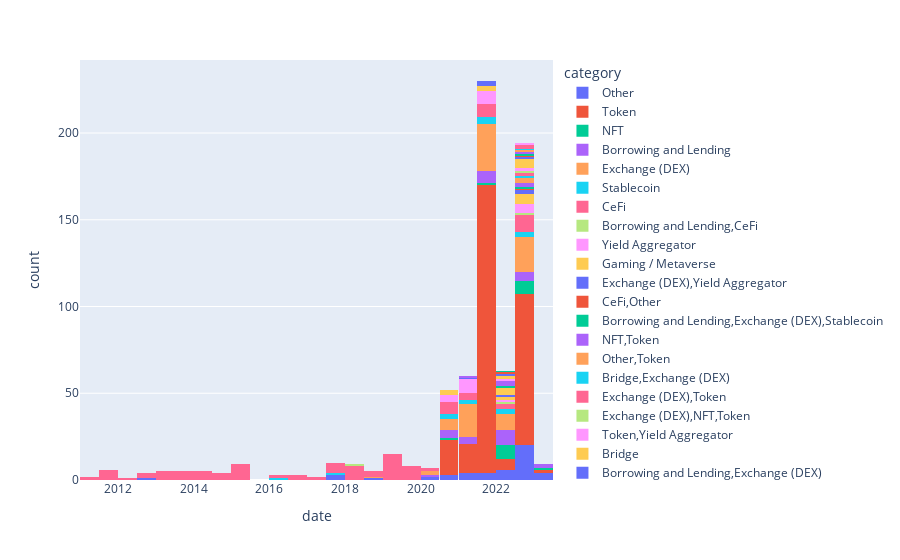

Source (notebook cell):
### Code cell
fig = px.histogram(df_rects, x="date", color="category").update_yaxes(categoryorder="total ascending")
fig.show()

### Figure 1 — Plotly figure (JSON) as saved in the notebook; plotly's stock layout.template omitted (floating-point values rounded to 4 significant figures; data arrays with more than 128 entries replaced by an {"elided": "..."} marker saying what was removed)
{"data": [{"alignmentgroup": "True", "bingroup": "x", "hovertemplate": "category=Other<br>date=%{x}<br>count=%{y}<extra></extra>", "legendgroup": "Other", "marker": {"color": "#636efa", "pattern": {"shape": ""}}, "name": "Other", "offsetgroup": "Other", "orientation": "v", "showlegend": true, "type": "histogram", "x": ["2023-01-19T00:00:00", "2023-01-03T00:00:00", "2023-01-03T00:00:00", "2023-01-03T00:00:00", "2022-12-31T00:00:00", "2022-12-26T00:00:00", "2022-12-14T00:00:00", "2022-12-04T00:00:00", "2022-11-18T00:00:00", "2022-11-10T00:00:00", "2022-10-27T00:00:00", "2022-10-19T00:00:00", "2022-10-11T00:00:00", "2022-09-18T00:00:00", "2022-09-08T00:00:00", "2022-09-04T00:00:00", "2022-08-03T00:00:00", "2022-07-27T00:00:00", "2022-07-23T00:00:00", "2022-07-08T00:00:00", "2022-07-07T00:00:00", "2022-07-06T00:00:00", "2022-07-02T00:00:00", "2022-07-01T00:00:00", "2022-06-11T00:00:00", "2022-06-09T00:00:00", "2022-05-06T00:00:00", "2022-04-28T00:00:00", "2022-03-15T00:00:00", "2022-02-08T00:00:00", "2021-11-26T00:00:00", "2021-10-30T00:00:00", "2021-10-14T00:00:00", "2021-08-10T00:00:00", "2021-06-23T00:00:00", "2021-06-18T00:00:00", "2021-03-05T00:00:00", "2021-02-13T00:00:00", "2020-11-11T00:00:00", "2020-09-13T00:00:00", "2020-08-30T00:00:00", "2020-02-11T00:00:00", "2020-01-19T00:00:00", "2018-12-27T00:00:00", "2017-11-08T00:00:00", "2017-07-19T00:00:00", "2017-07-01T00:00:00", "2012-09-19T00:00:00"], "xaxis": "x", "yaxis": "y"}, {"alignmentgroup": "True", "bingroup": "x", "hovertemplate": "category=Token<br>date=%{x}<br>count=%{y}<extra></extra>", "legendgroup": "Token", "marker": {"color": "#EF553B", "pattern": {"shape": ""}}, "name": "Token", "offsetgroup": "Token", "orientation": "v", "showlegend": true, "type": "histogram", "x": {"elided": "298 str values"}, "xaxis": "x", "yaxis": "y"}, {"alignmentgroup": "True", "bingroup": "x", "hovertemplate": "category=NFT<br>date=%{x}<br>count=%{y}<extra></extra>", "legendgroup": "NFT", "marker": {"color": "#00cc96", "pattern": {"shape": ""}}, "name": "NFT", "offsetgroup": "NFT", "orientation": "v", "showlegend": true, "type": "histogram", "x": ["2023-01-17T00:00:00", "2022-10-17T00:00:00", "2022-08-25T00:00:00", "2022-08-23T00:00:00", "2022-08-06T00:00:00", "2022-07-21T00:00:00", "2022-07-17T00:00:00", "2022-07-15T00:00:00", "2022-07-05T00:00:00", "2022-06-04T00:00:00", "2022-06-02T00:00:00", "2022-05-10T00:00:00", "2022-04-25T00:00:00", "2022-01-30T00:00:00", "2022-01-23T00:00:00", "2022-01-10T00:00:00", "2022-01-09T00:00:00", "2021-12-12T00:00:00", "2020-10-20T00:00:00"], "xaxis": "x", "yaxis": "y"}, {"alignmentgroup": "True", "bingroup": "x", "hovertemplate": "category=Borrowing and Lending<br>date=%{x}<br>count=%{y}<extra></extra>", "legendgroup": "Borrowing and Lending", "marker": {"color": "#ab63fa", "pattern": {"shape": ""}}, "name": "Borrowing and Lending", "offsetgroup": "Borrowing and Lending", "orientation": "v", "showlegend": true, "type": "histogram", "x": ["2023-01-15T00:00:00", "2023-01-12T00:00:00", "2022-12-10T00:00:00", "2022-11-02T00:00:00", "2022-10-18T00:00:00", "2022-09-06T00:00:00", "2022-07-16T00:00:00", "2022-06-16T00:00:00", "2022-05-14T00:00:00", "2022-05-13T00:00:00", "2022-04-30T00:00:00", "2022-04-02T00:00:00", "2022-03-15T00:00:00", "2022-03-15T00:00:00", "2022-02-06T00:00:00", "2022-01-27T00:00:00", "2021-11-05T00:00:00", "2021-09-30T00:00:00", "2021-09-21T00:00:00", "2021-09-10T00:00:00", "2021-08-31T00:00:00", "2021-08-19T00:00:00", "2021-08-18T00:00:00", "2021-05-27T00:00:00", "2021-05-18T00:00:00", "2021-04-19T00:00:00", "2021-03-04T00:00:00", "2020-12-18T00:00:00", "2020-11-26T00:00:00", "2020-11-15T00:00:00", "2020-11-06T00:00:00", "2020-11-04T00:00:00", "2020-04-19T00:00:00"], "xaxis": "x", "yaxis": "y"}, {"alignmentgroup": "True", "bingroup": "x", "hovertemplate": "category=Exchange (DEX)<br>date=%{x}<br>count=%{y}<extra></extra>", "legendgroup": "Exchange (DEX)", "marker": {"color": "#FFA15A", "pattern": {"shape": ""}}, "name": "Exchange (DEX)", "offsetgroup": "Exchange (DEX)", "orientation": "v", "showlegend": true, "type": "histogram", "x": ["2022-12-31T00:00:00", "2022-12-30T00:00:00", "2022-12-25T00:00:00", "2022-12-16T00:00:00", "2022-12-13T00:00:00", "2022-12-02T00:00:00", "2022-11-10T00:00:00", "2022-11-05T00:00:00", "2022-10-29T00:00:00", "2022-10-27T00:00:00", "2022-10-23T00:00:00", "2022-10-23T00:00:00", "2022-10-11T00:00:00", "2022-10-01T00:00:00", "2022-09-01T00:00:00", "2022-08-09T00:00:00", "2022-08-01T00:00:00", "2022-07-25T00:00:00", "2022-07-11T00:00:00", "2022-07-02T00:00:00", "2022-06-30T00:00:00", "2022-06-10T00:00:00", "2022-06-08T00:00:00", "2022-06-05T00:00:00", "2022-05-14T00:00:00", "2022-05-14T00:00:00", "2022-05-08T00:00:00", "2022-05-04T00:00:00", "2022-04-12T00:00:00", "2021-12-30T00:00:00", "2021-12-01T00:00:00", "2021-11-14T00:00:00", "2021-10-29T00:00:00", "2021-10-29T00:00:00", "2021-10-17T00:00:00", "2021-09-20T00:00:00", "2021-09-20T00:00:00", "2021-09-17T00:00:00", "2021-09-13T00:00:00", "2021-09-10T00:00:00", "2021-09-09T00:00:00", "2021-09-09T00:00:00", "2021-09-08T00:00:00", "2021-09-06T00:00:00", "2021-09-03T00:00:00", "2021-08-31T00:00:00", "2021-08-31T00:00:00", "2021-08-27T00:00:00", "2021-08-27T00:00:00", "2021-08-27T00:00:00", "2021-08-27T00:00:00", "2021-08-25T00:00:00", "2021-08-15T00:00:00", "2021-07-22T00:00:00", "2021-07-15T00:00:00", "2021-07-02T00:00:00", "2021-06-20T00:00:00", "2021-06-03T00:00:00", "2021-05-29T00:00:00", "2021-05-24T00:00:00", "2021-05-22T00:00:00", "2021-05-07T00:00:00", "2021-05-05T00:00:00", "2021-05-02T00:00:00", "2021-04-12T00:00:00", "2021-03-16T00:00:00", "2021-03-15T00:00:00", "2021-03-13T00:00:00", "2021-03-09T00:00:00", "2021-03-09T00:00:00", "2021-03-04T00:00:00", "2021-01-30T00:00:00", "2021-01-29T00:00:00", "2021-01-19T00:00:00", "2021-01-06T00:00:00", "2020-12-19T00:00:00", "2020-11-14T00:00:00", "2020-11-03T00:00:00", "2020-10-25T00:00:00", "2020-09-24T00:00:00", "2020-09-24T00:00:00", "2020-06-28T00:00:00", "2020-06-18T00:00:00", "2018-07-09T00:00:00"], "xaxis": "x", "yaxis": "y"}, {"alignmentgroup": "True", "bingroup": "x", "hovertemplate": "category=Stablecoin<br>date=%{x}<br>count=%{y}<extra></extra>", "legendgroup": "Stablecoin", "marker": {"color": "#19d3f3", "pattern": {"shape": ""}}, "name": "Stablecoin", "offsetgroup": "Stablecoin", "orientation": "v", "showlegend": true, "type": "histogram", "x": ["2022-12-23T00:00:00", "2022-08-14T00:00:00", "2022-07-28T00:00:00", "2022-05-08T00:00:00", "2022-04-18T00:00:00", "2022-03-23T00:00:00", "2021-09-10T00:00:00", "2021-08-30T00:00:00", "2021-08-12T00:00:00", "2021-07-14T00:00:00", "2021-05-23T00:00:00", "2021-01-07T00:00:00", "2020-12-17T00:00:00", "2020-11-26T00:00:00", "2020-11-23T00:00:00", "2017-11-19T00:00:00", "2016-06-17T00:00:00"], "xaxis": "x", "yaxis": "y"}, {"alignmentgroup": "True", "bingroup": "x", "hovertemplate": "category=CeFi<br>date=%{x}<br>count=%{y}<extra></extra>", "legendgroup": "CeFi", "marker": {"color": "#FF6692", "pattern": {"shape": ""}}, "name": "CeFi", "offsetgroup": "CeFi", "orientation": "v", "showlegend": true, "type": "histogram", "x": ["2022-12-20T00:00:00", "2022-12-14T00:00:00", "2022-12-03T00:00:00", "2022-11-28T00:00:00", "2022-11-01T00:00:00", "2022-10-17T00:00:00", "2022-10-13T00:00:00", "2022-10-07T00:00:00", "2022-09-08T00:00:00", "2022-07-04T00:00:00", "2022-05-07T00:00:00", "2022-01-17T00:00:00", "2022-01-08T00:00:00", "2021-12-11T00:00:00", "2021-12-04T00:00:00", "2021-11-28T00:00:00", "2021-08-29T00:00:00", "2021-08-29T00:00:00", "2021-08-19T00:00:00", "2021-07-09T00:00:00", "2021-07-05T00:00:00", "2021-06-23T00:00:00", "2021-06-22T00:00:00", "2021-04-22T00:00:00", "2021-02-20T00:00:00", "2020-12-26T00:00:00", "2020-12-21T00:00:00", "2020-09-25T00:00:00", "2020-09-09T00:00:00", "2020-09-08T00:00:00", "2020-07-31T00:00:00", "2020-07-11T00:00:00", "2020-05-14T00:00:00", "2020-02-05T00:00:00", "2019-12-16T00:00:00", "2019-11-27T00:00:00", "2019-11-08T00:00:00", "2019-08-17T00:00:00", "2019-07-12T00:00:00", "2019-07-08T00:00:00", "2019-07-04T00:00:00", "2019-07-04T00:00:00", "2019-06-26T00:00:00", "2019-06-17T00:00:00", "2019-06-11T00:00:00", "2019-06-03T00:00:00", "2019-06-02T00:00:00", "2019-05-22T00:00:00", "2019-05-07T00:00:00", "2019-05-02T00:00:00", "2019-03-29T00:00:00", "2019-03-26T00:00:00", "2019-03-25T00:00:00", "2019-03-24T00:00:00", "2019-02-20T00:00:00", "2019-02-04T00:00:00", "2019-01-26T00:00:00", "2018-10-28T00:00:00", "2018-10-20T00:00:00", "2018-09-14T00:00:00", "2018-06-19T00:00:00", "2018-06-10T00:00:00", "2018-05-21T00:00:00", "2018-04-21T00:00:00", "2018-04-12T00:00:00", "2018-02-19T00:00:00", "2018-02-10T00:00:00", "2018-01-26T00:00:00", "2017-12-19T00:00:00", "2017-12-06T00:00:00", "2017-10-02T00:00:00", "2017-09-21T00:00:00", "2017-09-10T00:00:00", "2017-07-26T00:00:00", "2017-06-03T00:00:00", "2017-04-22T00:00:00", "2016-10-15T00:00:00", "2016-08-02T00:00:00", "2016-08-02T00:00:00", "2016-05-10T00:00:00", "2016-04-01T00:00:00", "2015-05-22T00:00:00", "2015-02-18T00:00:00", "2015-02-15T00:00:00", "2015-02-14T00:00:00", "2015-02-10T00:00:00", "2015-02-09T00:00:00", "2015-01-28T00:00:00", "2015-01-27T00:00:00", "2015-01-04T00:00:00", "2014-10-19T00:00:00", "2014-08-15T00:00:00", "2014-07-29T00:00:00", "2014-07-13T00:00:00", "2014-03-16T00:00:00", "2014-03-15T00:00:00", "2014-03-04T00:00:00", "2014-03-02T00:00:00", "2014-02-24T00:00:00", "2013-11-29T00:00:00", "2013-11-11T00:00:00", "2013-10-26T00:00:00", "2013-10-23T00:00:00", "2013-07-01T00:00:00", "2013-06-01T00:00:00", "2013-05-10T00:00:00", "2013-04-26T00:00:00", "2013-04-01T00:00:00", "2013-03-28T00:00:00", "2012-09-05T00:00:00", "2012-07-13T00:00:00", "2012-07-04T00:00:00", "2012-05-11T00:00:00", "2011-10-28T00:00:00", "2011-10-05T00:00:00", "2011-09-01T00:00:00", "2011-08-08T00:00:00", "2011-07-26T00:00:00", "2011-07-01T00:00:00", "2011-06-21T00:00:00", "2011-06-13T00:00:00"], "xaxis": "x", "yaxis": "y"}, {"alignmentgroup": "True", "bingroup": "x", "hovertemplate": "category=Borrowing and Lending,CeFi<br>date=%{x}<br>count=%{y}<extra></extra>", "legendgroup": "Borrowing and Lending,CeFi", "marker": {"color": "#B6E880", "pattern": {"shape": ""}}, "name": "Borrowing and Lending,CeFi", "offsetgroup": "Borrowing and Lending,CeFi", "orientation": "v", "showlegend": true, "type": "histogram", "x": ["2022-11-21T00:00:00", "2022-06-13T00:00:00", "2018-01-15T00:00:00"], "xaxis": "x", "yaxis": "y"}, {"alignmentgroup": "True", "bingroup": "x", "hovertemplate": "category=Yield Aggregator<br>date=%{x}<br>count=%{y}<extra></extra>", "legendgroup": "Yield Aggregator", "marker": {"color": "#FF97FF", "pattern": {"shape": ""}}, "name": "Yield Aggregator", "offsetgroup": "Yield Aggregator", "orientation": "v", "showlegend": true, "type": "histogram", "x": ["2022-11-21T00:00:00", "2022-10-11T00:00:00", "2022-09-20T00:00:00", "2022-08-16T00:00:00", "2022-08-02T00:00:00", "2022-04-07T00:00:00", "2021-12-21T00:00:00", "2021-12-19T00:00:00", "2021-12-02T00:00:00", "2021-08-31T00:00:00", "2021-08-03T00:00:00", "2021-07-28T00:00:00", "2021-07-16T00:00:00", "2021-06-22T00:00:00", "2021-05-19T00:00:00", "2021-05-08T00:00:00", "2021-04-28T00:00:00", "2021-03-04T00:00:00", "2021-02-08T00:00:00", "2021-02-05T00:00:00", "2021-01-23T00:00:00", "2020-11-21T00:00:00", "2020-11-06T00:00:00", "2020-10-26T00:00:00", "2020-09-19T00:00:00"], "xaxis": "x", "yaxis": "y"}, {"alignmentgroup": "True", "bingroup": "x", "hovertemplate": "category=Gaming / Metaverse<br>date=%{x}<br>count=%{y}<extra></extra>", "legendgroup": "Gaming / Metaverse", "marker": {"color": "#FECB52", "pattern": {"shape": ""}}, "name": "Gaming / Metaverse", "offsetgroup": "Gaming / Metaverse", "orientation": "v", "showlegend": true, "type": "histogram", "x": ["2022-11-15T00:00:00", "2022-11-03T00:00:00", "2022-10-24T00:00:00", "2022-09-15T00:00:00", "2022-08-13T00:00:00", "2022-07-11T00:00:00", "2022-01-17T00:00:00", "2022-01-01T00:00:00", "2021-12-12T00:00:00", "2021-11-01T00:00:00", "2020-10-19T00:00:00", "2020-09-29T00:00:00", "2020-09-17T00:00:00"], "xaxis": "x", "yaxis": "y"}, {"alignmentgroup": "True", "bingroup": "x", "hovertemplate": "category=Exchange (DEX),Yield Aggregator<br>date=%{x}<br>count=%{y}<extra></extra>", "legendgroup": "Exchange (DEX),Yield Aggregator", "marker": {"color": "#636efa", "pattern": {"shape": ""}}, "name": "Exchange (DEX),Yield Aggregator", "offsetgroup": "Exchange (DEX),Yield Aggregator", "orientation": "v", "showlegend": true, "type": "histogram", "x": ["2022-11-13T00:00:00", "2022-11-09T00:00:00", "2022-05-05T00:00:00"], "xaxis": "x", "yaxis": "y"}, {"alignmentgroup": "True", "bingroup": "x", "hovertemplate": "category=CeFi,Other<br>date=%{x}<br>count=%{y}<extra></extra>", "legendgroup": "CeFi,Other", "marker": {"color": "#EF553B", "pattern": {"shape": ""}}, "name": "CeFi,Other", "offsetgroup": "CeFi,Other", "orientation": "v", "showlegend": true, "type": "histogram", "x": ["2022-11-11T00:00:00"], "xaxis": "x", "yaxis": "y"}, {"alignmentgroup": "True", "bingroup": "x", "hovertemplate": "category=Borrowing and Lending,Exchange (DEX),Stablecoin<br>date=%{x}<br>count=%{y}<extra></extra>", "legendgroup": "Borrowing and Lending,Exchange (DEX),Stablecoin", "marker": {"color": "#00cc96", "pattern": {"shape": ""}}, "name": "Borrowing and Lending,Exchange (DEX),Stablecoin", "offsetgroup": "Borrowing and Lending,Exchange (DEX),Stablecoin", "orientation": "v", "showlegend": true, "type": "histogram", "x": ["2022-11-08T00:00:00"], "xaxis": "x", "yaxis": "y"}, {"alignmentgroup": "True", "bingroup": "x", "hovertemplate": "category=NFT,Token<br>date=%{x}<br>count=%{y}<extra></extra>", "legendgroup": "NFT,Token", "marker": {"color": "#ab63fa", "pattern": {"shape": ""}}, "name": "NFT,Token", "offsetgroup": "NFT,Token", "orientation": "v", "showlegend": true, "type": "histogram", "x": ["2022-11-06T00:00:00", "2022-08-30T00:00:00"], "xaxis": "x", "yaxis": "y"}, {"alignmentgroup": "True", "bingroup": "x", "hovertemplate": "category=Other,Token<br>date=%{x}<br>count=%{y}<extra></extra>", "legendgroup": "Other,Token", "marker": {"color": "#FFA15A", "pattern": {"shape": ""}}, "name": "Other,Token", "offsetgroup": "Other,Token", "orientation": "v", "showlegend": true, "type": "histogram", "x": ["2022-11-06T00:00:00", "2022-10-04T00:00:00", "2022-07-21T00:00:00"], "xaxis": "x", "yaxis": "y"}, {"alignmentgroup": "True", "bingroup": "x", "hovertemplate": "category=Bridge,Exchange (DEX)<br>date=%{x}<br>count=%{y}<extra></extra>", "legendgroup": "Bridge,Exchange (DEX)", "marker": {"color": "#19d3f3", "pattern": {"shape": ""}}, "name": "Bridge,Exchange (DEX)", "offsetgroup": "Bridge,Exchange (DEX)", "orientation": "v", "showlegend": true, "type": "histogram", "x": ["2022-11-02T00:00:00"], "xaxis": "x", "yaxis": "y"}, {"alignmentgroup": "True", "bingroup": "x", "hovertemplate": "category=Exchange (DEX),Token<br>date=%{x}<br>count=%{y}<extra></extra>", "legendgroup": "Exchange (DEX),Token", "marker": {"color": "#FF6692", "pattern": {"shape": ""}}, "name": "Exchange (DEX),Token", "offsetgroup": "Exchange (DEX),Token", "orientation": "v", "showlegend": true, "type": "histogram", "x": ["2022-11-01T00:00:00", "2022-08-28T00:00:00"], "xaxis": "x", "yaxis": "y"}, {"alignmentgroup": "True", "bingroup": "x", "hovertemplate": "category=Exchange (DEX),NFT,Token<br>date=%{x}<br>count=%{y}<extra></extra>", "legendgroup": "Exchange (DEX),NFT,Token", "marker": {"color": "#B6E880", "pattern": {"shape": ""}}, "name": "Exchange (DEX),NFT,Token", "offsetgroup": "Exchange (DEX),NFT,Token", "orientation": "v", "showlegend": true, "type": "histogram", "x": ["2022-10-25T00:00:00"], "xaxis": "x", "yaxis": "y"}, {"alignmentgroup": "True", "bingroup": "x", "hovertemplate": "category=Token,Yield Aggregator<br>date=%{x}<br>count=%{y}<extra></extra>", "legendgroup": "Token,Yield Aggregator", "marker": {"color": "#FF97FF", "pattern": {"shape": ""}}, "name": "Token,Yield Aggregator", "offsetgroup": "Token,Yield Aggregator", "orientation": "v", "showlegend": true, "type": "histogram", "x": ["2022-10-23T00:00:00", "2022-09-08T00:00:00"], "xaxis": "x", "yaxis": "y"}, {"alignmentgroup": "True", "bingroup": "x", "hovertemplate": "category=Bridge<br>date=%{x}<br>count=%{y}<extra></extra>", "legendgroup": "Bridge", "marker": {"color": "#FECB52", "pattern": {"shape": ""}}, "name": "Bridge", "offsetgroup": "Bridge", "orientation": "v", "showlegend": true, "type": "histogram", "x": ["2022-10-11T00:00:00", "2022-10-06T00:00:00", "2022-09-16T00:00:00", "2022-08-18T00:00:00", "2022-08-01T00:00:00", "2022-06-23T00:00:00", "2022-06-07T00:00:00", "2022-03-29T00:00:00", "2022-02-02T00:00:00", "2021-09-19T00:00:00"], "xaxis": "x", "yaxis": "y"}, {"alignmentgroup": "True", "bingroup": "x", "hovertemplate": "category=Borrowing and Lending,Exchange (DEX)<br>date=%{x}<br>count=%{y}<extra></extra>", "legendgroup": "Borrowing and Lending,Exchange (DEX)", "marker": {"color": "#636efa", "pattern": {"shape": ""}}, "name": "Borrowing and Lending,Exchange (DEX)", "offsetgroup": "Borrowing and Lending,Exchange (DEX)", "orientation": "v", "showlegend": true, "type": "histogram", "x": ["2022-10-04T00:00:00", "2021-10-27T00:00:00", "2021-09-16T00:00:00", "2021-03-17T00:00:00"], "xaxis": "x", "yaxis": "y"}, {"alignmentgroup": "True", "bingroup": "x", "hovertemplate": "category=CeFi,Yield Aggregator<br>date=%{x}<br>count=%{y}<extra></extra>", "legendgroup": "CeFi,Yield Aggregator", "marker": {"color": "#EF553B", "pattern": {"shape": ""}}, "name": "CeFi,Yield Aggregator", "offsetgroup": "CeFi,Yield Aggregator", "orientation": "v", "showlegend": true, "type": "histogram", "x": ["2022-09-20T00:00:00"], "xaxis": "x", "yaxis": "y"}, {"alignmentgroup": "True", "bingroup": "x", "hovertemplate": "category=NFT,Other<br>date=%{x}<br>count=%{y}<extra></extra>", "legendgroup": "NFT,Other", "marker": {"color": "#00cc96", "pattern": {"shape": ""}}, "name": "NFT,Other", "offsetgroup": "NFT,Other", "orientation": "v", "showlegend": true, "type": "histogram", "x": ["2022-08-31T00:00:00", "2022-06-29T00:00:00"], "xaxis": "x", "yaxis": "y"}, {"alignmentgroup": "True", "bingroup": "x", "hovertemplate": "category=Gaming / Metaverse,NFT<br>date=%{x}<br>count=%{y}<extra></extra>", "legendgroup": "Gaming / Metaverse,NFT", "marker": {"color": "#ab63fa", "pattern": {"shape": ""}}, "name": "Gaming / Metaverse,NFT", "offsetgroup": "Gaming / Metaverse,NFT", "orientation": "v", "showlegend": true, "type": "histogram", "x": ["2022-08-22T00:00:00", "2022-06-11T00:00:00", "2022-05-26T00:00:00", "2022-02-09T00:00:00"], "xaxis": "x", "yaxis": "y"}, {"alignmentgroup": "True", "bingroup": "x", "hovertemplate": "category=Gaming / Metaverse,NFT,Token<br>date=%{x}<br>count=%{y}<extra></extra>", "legendgroup": "Gaming / Metaverse,NFT,Token", "marker": {"color": "#FFA15A", "pattern": {"shape": ""}}, "name": "Gaming / Metaverse,NFT,Token", "offsetgroup": "Gaming / Metaverse,NFT,Token", "orientation": "v", "showlegend": true, "type": "histogram", "x": ["2022-07-25T00:00:00"], "xaxis": "x", "yaxis": "y"}, {"alignmentgroup": "True", "bingroup": "x", "hovertemplate": "category=Gaming / Metaverse,Yield Aggregator<br>date=%{x}<br>count=%{y}<extra></extra>", "legendgroup": "Gaming / Metaverse,Yield Aggregator", "marker": {"color": "#19d3f3", "pattern": {"shape": ""}}, "name": "Gaming / Metaverse,Yield Aggregator", "offsetgroup": "Gaming / Metaverse,Yield Aggregator", "orientation": "v", "showlegend": true, "type": "histogram", "x": ["2022-07-19T00:00:00"], "xaxis": "x", "yaxis": "y"}, {"alignmentgroup": "True", "bingroup": "x", "hovertemplate": "category=Gaming / Metaverse,Token<br>date=%{x}<br>count=%{y}<extra></extra>", "legendgroup": "Gaming / Metaverse,Token", "marker": {"color": "#FF6692", "pattern": {"shape": ""}}, "name": "Gaming / Metaverse,Token", "offsetgroup": "Gaming / Metaverse,Token", "orientation": "v", "showlegend": true, "type": "histogram", "x": ["2022-07-15T00:00:00", "2022-07-13T00:00:00"], "xaxis": "x", "yaxis": "y"}, {"alignmentgroup": "True", "bingroup": "x", "hovertemplate": "category=Borrowing and Lending,NFT<br>date=%{x}<br>count=%{y}<extra></extra>", "legendgroup": "Borrowing and Lending,NFT", "marker": {"color": "#FF97FF", "pattern": {"shape": ""}}, "name": "Borrowing and Lending,NFT", "offsetgroup": "Borrowing and Lending,NFT", "orientation": "v", "showlegend": true, "type": "histogram", "x": ["2022-07-10T00:00:00", "2022-04-15T00:00:00"], "xaxis": "x", "yaxis": "y"}, {"alignmentgroup": "True", "bingroup": "x", "hovertemplate": "category=Exchange (DEX),NFT<br>date=%{x}<br>count=%{y}<extra></extra>", "legendgroup": "Exchange (DEX),NFT", "marker": {"color": "#FECB52", "pattern": {"shape": ""}}, "name": "Exchange (DEX),NFT", "offsetgroup": "Exchange (DEX),NFT", "orientation": "v", "showlegend": true, "type": "histogram", "x": ["2022-06-28T00:00:00", "2022-05-10T00:00:00"], "xaxis": "x", "yaxis": "y"}, {"alignmentgroup": "True", "bingroup": "x", "hovertemplate": "category=Borrowing and Lending,Other<br>date=%{x}<br>count=%{y}<extra></extra>", "legendgroup": "Borrowing and Lending,Other", "marker": {"color": "#636efa", "pattern": {"shape": ""}}, "name": "Borrowing and Lending,Other", "offsetgroup": "Borrowing and Lending,Other", "orientation": "v", "showlegend": true, "type": "histogram", "x": ["2022-05-31T00:00:00", "2021-10-08T00:00:00"], "xaxis": "x", "yaxis": "y"}, {"alignmentgroup": "True", "bingroup": "x", "hovertemplate": "category=Stablecoin,Yield Aggregator<br>date=%{x}<br>count=%{y}<extra></extra>", "legendgroup": "Stablecoin,Yield Aggregator", "marker": {"color": "#EF553B", "pattern": {"shape": ""}}, "name": "Stablecoin,Yield Aggregator", "offsetgroup": "Stablecoin,Yield Aggregator", "orientation": "v", "showlegend": true, "type": "histogram", "x": ["2022-05-19T00:00:00"], "xaxis": "x", "yaxis": "y"}, {"alignmentgroup": "True", "bingroup": "x", "hovertemplate": "category=Borrowing and Lending,Stablecoin<br>date=%{x}<br>count=%{y}<extra></extra>", "legendgroup": "Borrowing and Lending,Stablecoin", "marker": {"color": "#00cc96", "pattern": {"shape": ""}}, "name": "Borrowing and Lending,Stablecoin", "offsetgroup": "Borrowing and Lending,Stablecoin", "orientation": "v", "showlegend": true, "type": "histogram", "x": ["2022-05-15T00:00:00"], "xaxis": "x", "yaxis": "y"}, {"alignmentgroup": "True", "bingroup": "x", "hovertemplate": "category=Other,Yield Aggregator<br>date=%{x}<br>count=%{y}<extra></extra>", "legendgroup": "Other,Yield Aggregator", "marker": {"color": "#ab63fa", "pattern": {"shape": ""}}, "name": "Other,Yield Aggregator", "offsetgroup": "Other,Yield Aggregator", "orientation": "v", "showlegend": true, "type": "histogram", "x": ["2021-03-01T00:00:00"], "xaxis": "x", "yaxis": "y"}], "layout": {"barmode": "relative", "legend": {"title": {"text": "category"}, "tracegroupgap": 0}, "margin": {"t": 60}, "xaxis": {"anchor": "y", "domain": [0, 1], "title": {"text": "date"}}, "yaxis": {"anchor": "x", "categoryorder": "total ascending", "domain": [0, 1], "title": {"text": "count"}}}}
